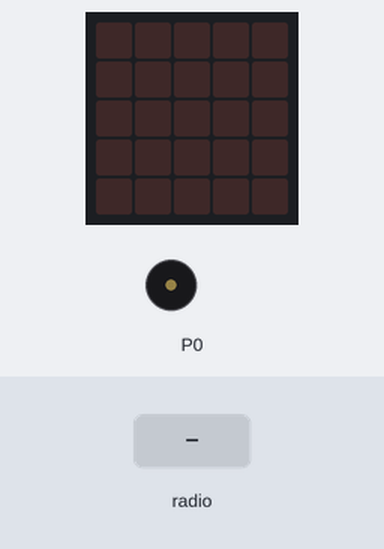
Recording of a program running on a simulated BBC micro:bit running MicroPython. Shown: the board's 5×5 LED display, buzzer (waves = sounding). Inputs (shaded band) come from the test bench.

Above: at 1.2 s.
1.3 s: radio message "B" arrives
At 1.54 s:
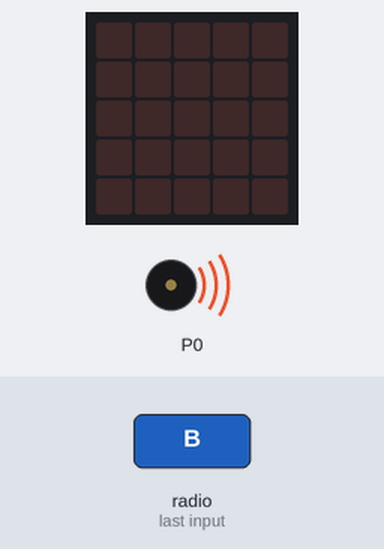
At 2.3 s:
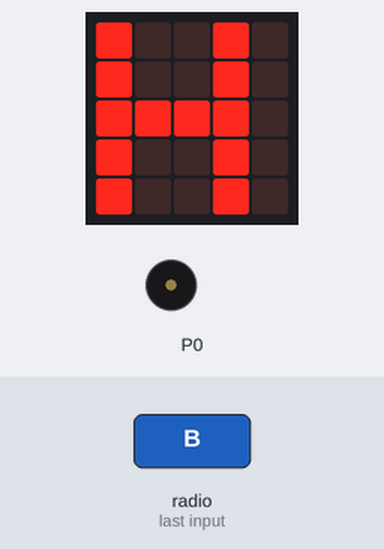
3.3 s: radio message "B" arrives
At 3.54 s:
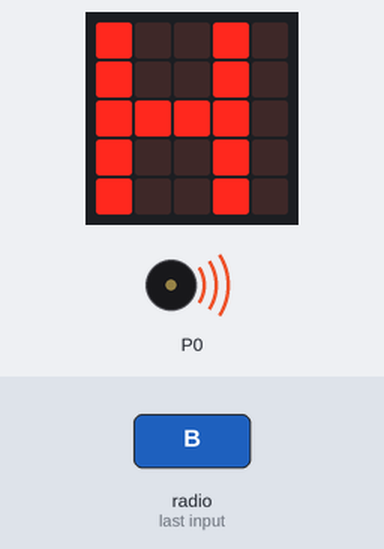
Timing chart, 0 to 6.3 s (numbered marks = the images above; inputs shaded):
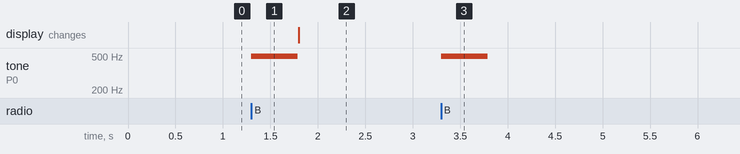

Measured:
- after the input at 1.3 s, tone on P0: silent → 494 Hz at once, → silent 0.49 s later
- after the input at 3.3 s, tone on P0: silent → 494 Hz at once, → silent 0.49 s later

The program:

instrument_prijem.py
```python
from microbit import *
import music
import radio

radio.on()
while True:
    nota = radio.receive()
    if nota is not None:
        music.play(nota)
        nota = nota[0]
        if nota == "B":
            nota = "H"
        display.show(nota)
```
